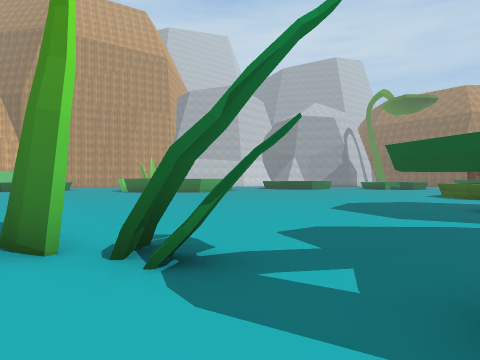
View 1 (above)

22 first-person views from a walk through a 3-D level made in the Unity game engine. The camera is 1.3 m above the floor, looks level and sees 75° across. The floor is counted in squares, 1.8 m on a side. Each view is taken from the middle of a square. On the plan, view 1 faces up. The plan holds only what a view shows up to about 10 squares ahead; the rest is blank. The place goes on beyond the plan. The player is left out. Some surface patterns are stand-ins.

View 2
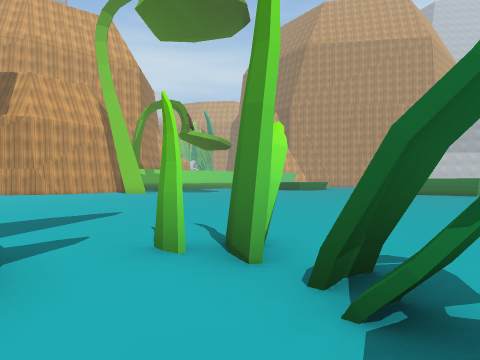

View 3
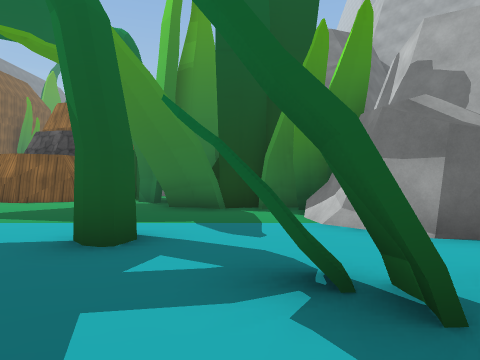

View 4
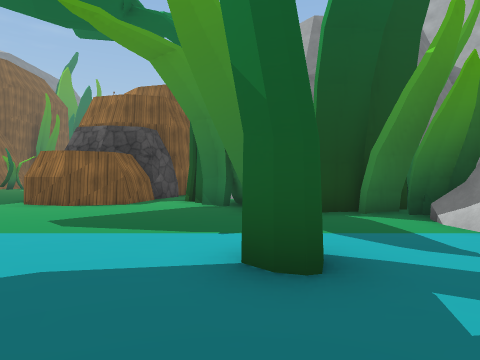

View 5
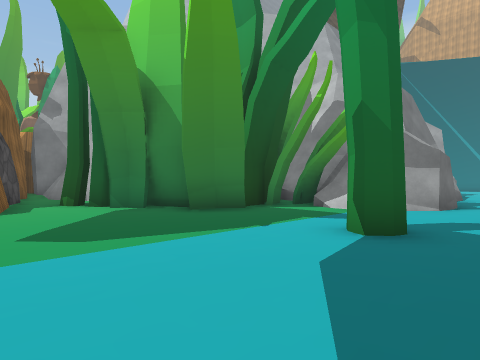

View 6
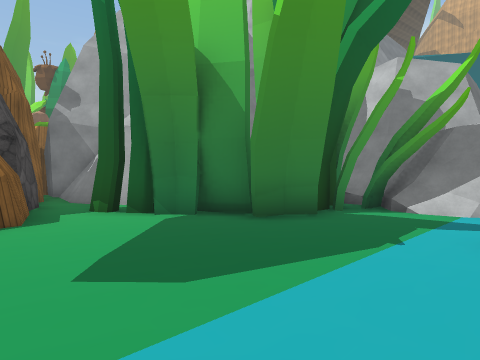

View 7
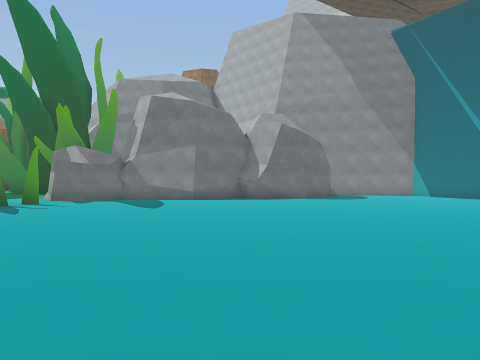

View 8
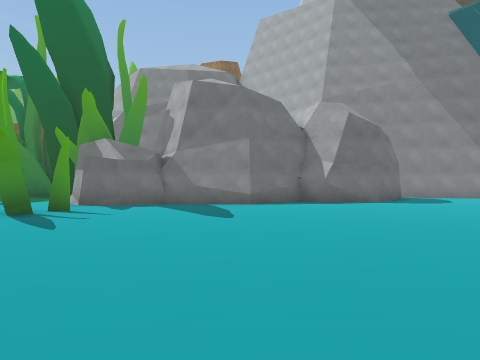

View 9
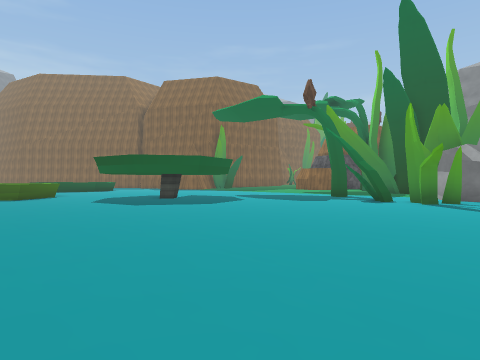

View 10
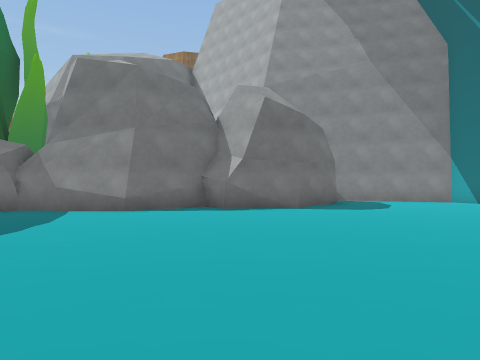

View 11
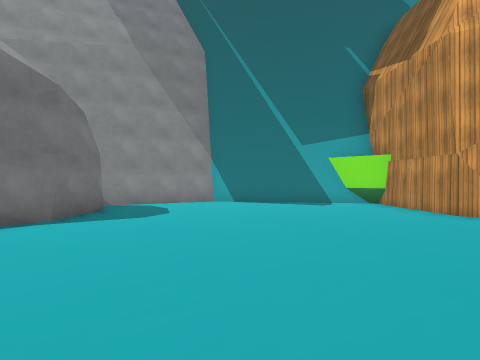

View 12
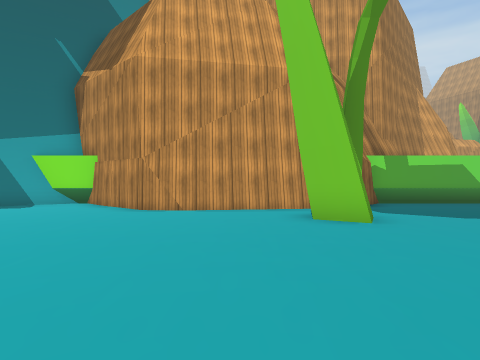

View 13
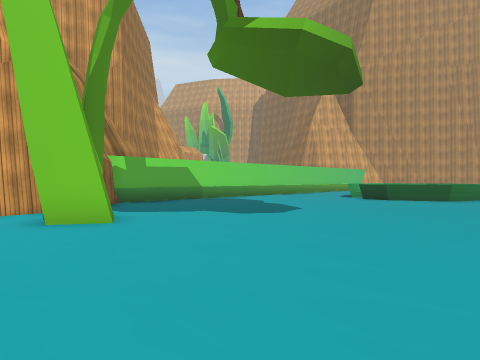

View 14
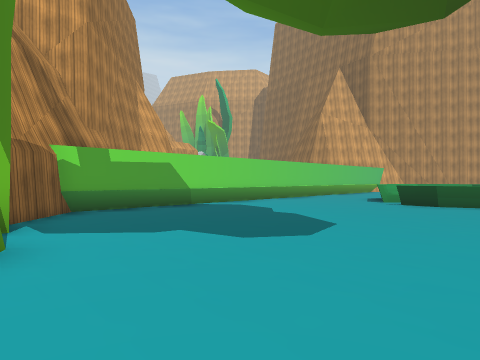

View 15
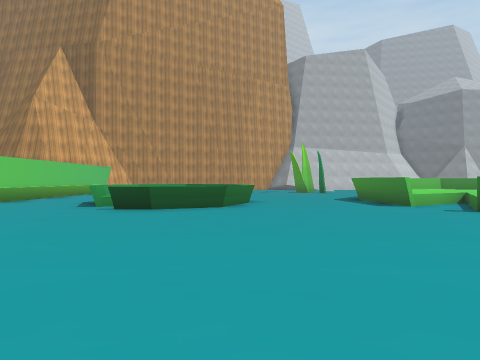

View 16
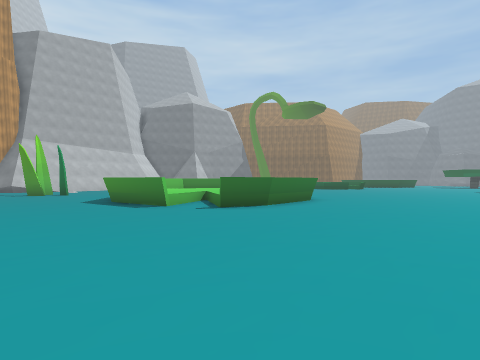

View 17
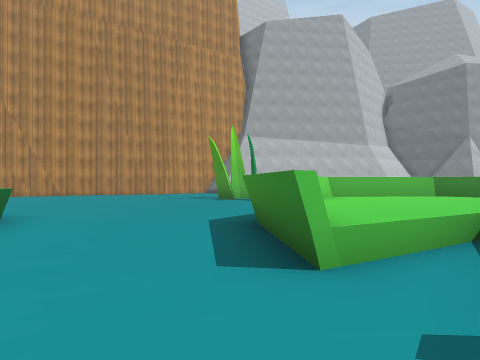

View 18
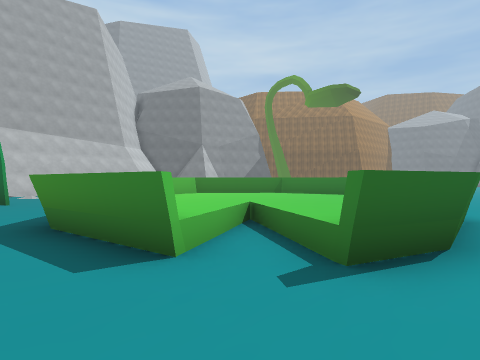

View 19
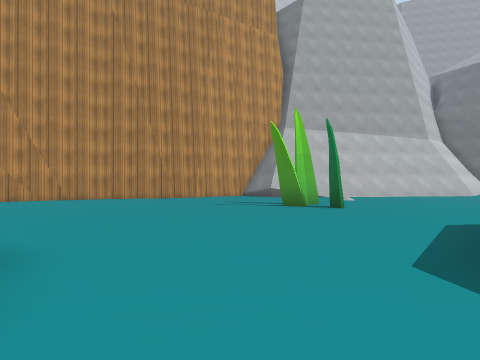

View 20
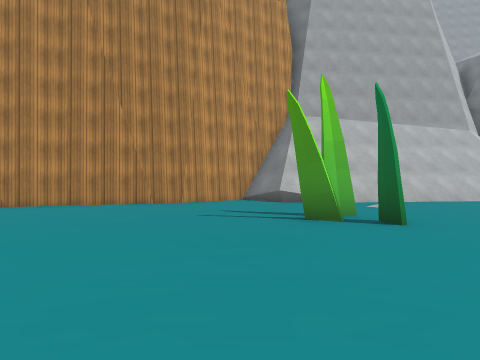

View 21
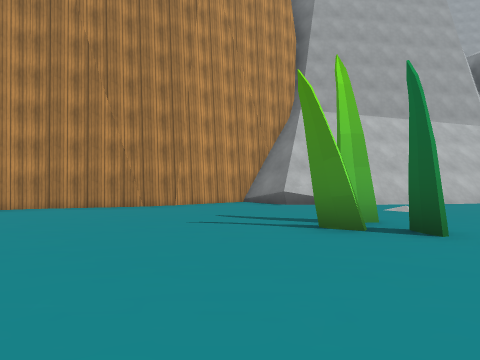

View 22
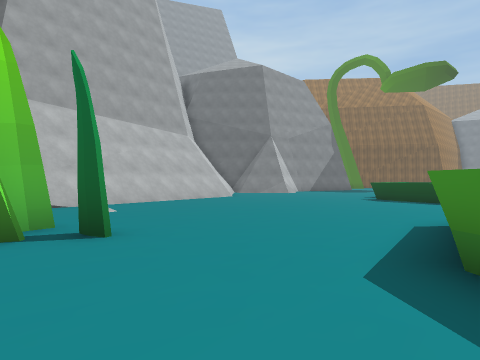

### Floor plan
Key: @ floor where view 1 was taken; # wall or solid block; x gap in a wall; . main floor; : floor 0.25 m higher than the main floor; / step, stairs or slope; = window, fence, low wall or low ledge; ^ raised ledge; R rock; O other object.
Columns run from 20 left of view 1 to 6 right of it. Each row starts with its distance up from view 1.
 34         ######////
 33       ###...///...
 32     ###...........
 31     ...............
 30    .................
 29    .........#........
 28     ........#.........
 27      .................^
 26      .................
 25       ........^^^^.
 24        .......^^^^^
 23        ^.....^^^^^^^
 22         ^...^^^^^^^^
 21 #...^   ^...^^^^^^^^
 20  ...=#  ^....^^^^^
 19   ..====......^^^
 18    ...........^^^^^
 17   ................
 16 #..................
 15 #...................
 14 #....................
 13 #.........................
 12 #............  ............
 11 #............  ............
 10 ####.......... ............
  9   ###......................
  8   #........................
  7   #.......................
  6   #.......................
  5   #......................
  4  ##..............O......
  3 ##...............OxxO......
  2 #..........................
  1 ##..............##....#....
  0  #.......##.#######.@......
 -1    .....#####    ##........
 -2    #...##        #OO.......
 -3    #####         ######....
 -4                   #   #...#
 -5                       ##:##
 -6                       #::#
 -7                       ##:RR
 -8                        ##RR
 -9                        ##

Where each view was taken, in squares from view 1:
view 1: 0 up, 0 right, facing up
view 2: 1 up, 0 right, facing up-left
view 3: 5 up, 0 right, facing down
view 4: 4 up, 2 right, facing down
view 5: 3 up, 6 right, facing down-left
view 6: 1 up, 6 right, facing down-left
view 7: 12 up, 9 left, facing down
view 8: 10 up, 7 left, facing down
view 9: 14 up, 5 left, facing down-right
view 10: 8 up, 10 left, facing down
view 11: 6 up, 10 left, facing down-left
view 12: 7 up, 10 left, facing left
view 13: 7 up, 10 left, facing up-left
view 14: 9 up, 12 left, facing up-left
view 15: 11 up, 12 left, facing up
view 16: 12 up, 12 left, facing up-right
view 17: 17 up, 8 left, facing up
view 18: 17 up, 9 left, facing up-right
view 19: 20 up, 10 left, facing up
view 20: 23 up, 10 left, facing up
view 21: 24 up, 10 left, facing up
view 22: 24 up, 9 left, facing up-right
